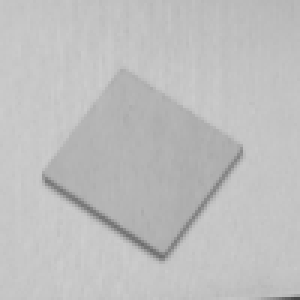
#> input picture OpenCV/ShapeRecongnition/1.png, 100 x 100 px (shown 3 times larger)
$ python detect_shapes.py
#> lines starting #> are read from the running program, lines starting #| are printed output that depends on the picture; after the words box and inside, x2 and y2 are one past the last pixel; in counts of white or black regions, pixels touching at a corner belong together
### OpenCV/ShapeRecongnition/shapedetector.py
# import the necessary packages
import cv2

class ShapeDetector:
	def __init__(self):
		pass
	def detect(self, c):

		shape = "unidentified"
		peri = cv2.arcLength(c, True)
		approx = cv2.approxPolyDP(c, 0.04 * peri, True)


		if len(approx) == 3:
			shape = "triangle"

		elif len(approx) == 4:

			(x, y, w, h) = cv2.boundingRect(approx)
			ar = w / float(h)

			shape = "square" if ar >= 0.95 and ar <= 1.05 else "rectangle"

		elif len(approx) == 5:
			shape = "pentagon"

		else:
			shape = "circle"

		return shape

### OpenCV/ShapeRecongnition/detect_shapes.py
from shapedetector import ShapeDetector
import imutils
import cv2

image = cv2.imread("1.png")
#> image is the input picture: shape (100, 100, 3); min 74, max 206, mean 190.6


resized = imutils.resize(image, width=300)
ratio = image.shape[0] / float(resized.shape[0])
#> ratio = 0.333

gray = cv2.cvtColor(resized, cv2.COLOR_BGR2GRAY)
blurred = cv2.GaussianBlur(gray, (5, 5), 0)
thresh = cv2.threshold(blurred, 60, 255, cv2.THRESH_BINARY)[1]
#> thresh: shape (300, 300); every value is 255

cnts = cv2.findContours(thresh.copy(), cv2.RETR_EXTERNAL,
	cv2.CHAIN_APPROX_SIMPLE)
#> cnts = 1 contour; box (x1, y1, x2, y2) and area: (0, 0, 300, 300) 89401
cnts = imutils.grab_contours(cnts)
#> cnts = [[[0, 0], [0, 299], [299, 299], [299, 0]]]
sd = ShapeDetector()

for c in cnts:

	M = cv2.moments(c)
	cX = int((M["m10"] / M["m00"]) * ratio)
	cY = int((M["m01"] / M["m00"]) * ratio)
	shape = sd.detect(c)

	c = c.astype("float")
	c *= ratio
	c = c.astype("int")
	cv2.drawContours(image, [c], -1, (0, 255, 0), 2)
	cv2.putText(image, shape, (cX, cY), cv2.FONT_HERSHEY_SIMPLEX,
		0.5, (255, 255, 255), 2)

	cv2.imshow("Image", image)
	cv2.waitKey(0)
#> this loop made 1 pass
#> (c, cX, cY, shape, peri in detect, approx in detect, x in detect, y in detect) on pass 1: ([[0, 0], [0, 99], [99, 99], [99, 0]], 49, 49, 'square', 1196, [[0, 0], [0, 299], [299, 299], [299, 0]], 0, 0)
#> pass 1, `cv2.imshow("Image", image)`:
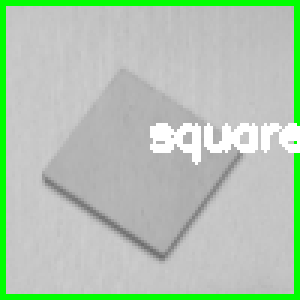
#> window 'Image': shape (100, 100, 3) (shown 3 times larger); mean B, G, R 178.4, 197.9, 178.4

$ run again, with OpenCV/ShapeRecongnition/0.png copied over OpenCV/ShapeRecongnition/1.png
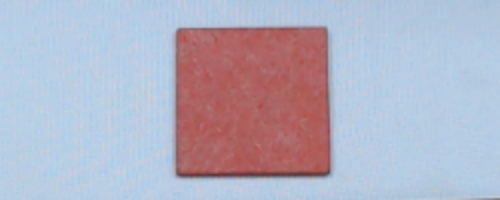
#> input picture OpenCV/ShapeRecongnition/0.png, 500 x 200 px
#> image is the input picture: shape (200, 500, 3); mean B, G, R 195.5, 178.5, 179
#> `gray = cv2.cvtColor(resized, cv2.COLOR_BGR2GRAY)`:
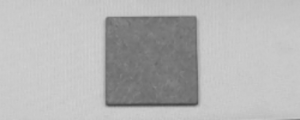
#> gray: shape (120, 300); min 70, max 208, mean 180.6
#> thresh: shape (120, 300); every value is 255
#> `cnts = cv2.findContours(thresh.copy(), cv2.RETR_EXTERNAL, cv2.CHAIN_AP..`: cnts = 1 contour; box (x1, y1, x2, y2) and area: (0, 0, 300, 120) 35581
#> `cnts = imutils.grab_contours(cnts)`: cnts = [[[0, 0], [0, 119], [299, 119], [299, 0]]]
#> the loop `for c in cnts: ` made 1 pass
#> (c, cX, cY, shape, peri in detect, approx in detect, x in detect, y in detect) on pass 1: ([[0, 0], [0, 198], [498, 198], [498, 0]], 249, 99, 'rectangle', 836, [[0, 0], [0, 119], [299, 119], [299, 0]], 0, 0)
#> pass 1, `cv2.imshow("Image", image)`:
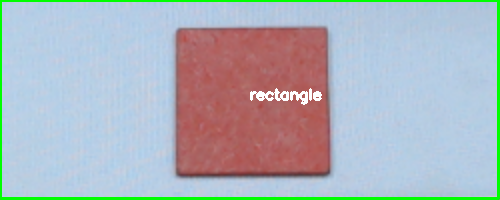
#> window 'Image': shape (200, 500, 3); mean B, G, R 188.6, 181.2, 173.1

$ run again, with OpenCV/ShapeRecongnition/5.png copied over OpenCV/ShapeRecongnition/1.png
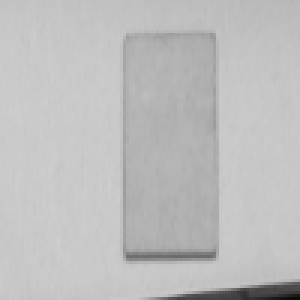
#> input picture OpenCV/ShapeRecongnition/5.png, 100 x 100 px (shown 3 times larger)
#> image is the input picture: shape (100, 100, 3); min 10, max 207, mean 190
#> `thresh = cv2.threshold(blurred, 60, 255, cv2.THRESH_BINARY)[1]`:
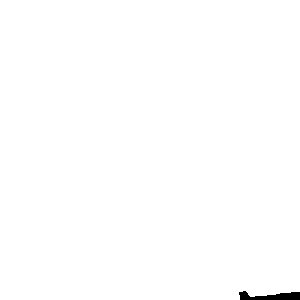
#> thresh: shape (300, 300); 99.6% white; 1 black region
#> cnts = 1 contour; box (x1, y1, x2, y2) and area: (0, 0, 300, 300) 89042
#> the loop `for c in cnts: ` made 1 pass
#> (cX, cY, shape, peri in detect, approx in detect, x in detect, y in detect, w in detect) on pass 1: (49, 49, 'square', 1202.4, [[0, 0], [0, 299], [299, 291], [299, 0]], 0, 0, 300)
#> pass 1, `cv2.imshow("Image", image)`:
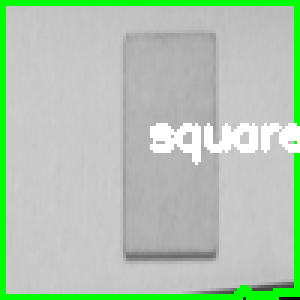
#> window 'Image': shape (100, 100, 3) (shown 3 times larger); mean B, G, R 178.5, 198.7, 178.5
